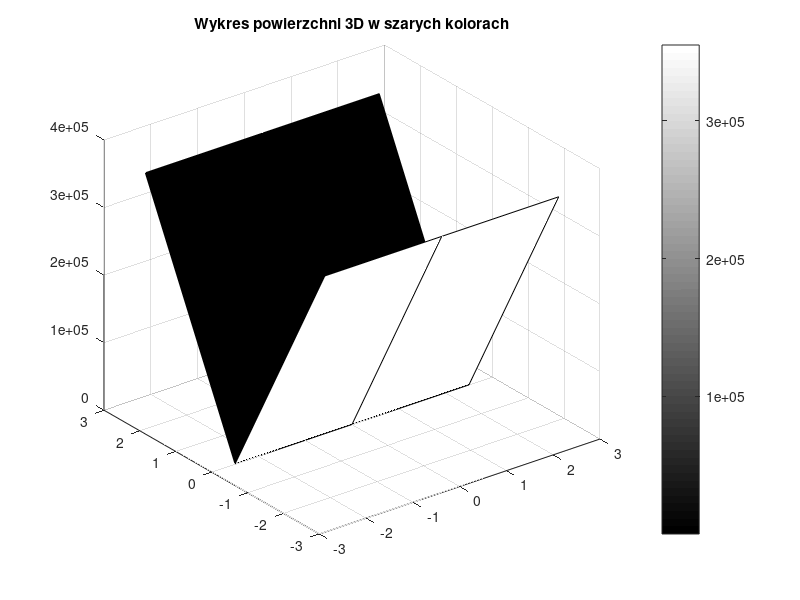
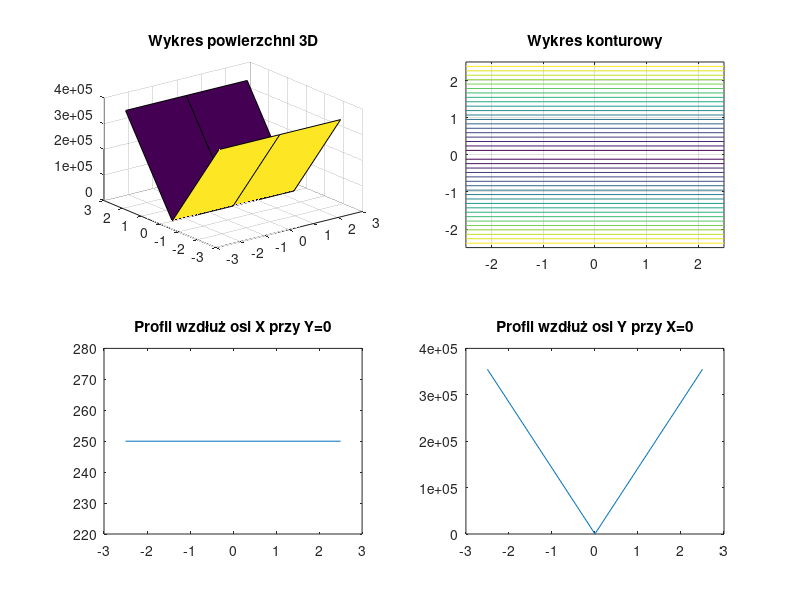

Reproduce these figures in MATLAB, in order.
clc; clearvars; close all;

f = input('Podaj wartość ogniskowej: ');
K = input('Podaj wartość stałej stożkowej: ');
a = input('Podaj wartość apertury: ');

t = input('Podaj wartość grubości: '); % Grubość
pixel_size = input('Podaj rozmiar piksela: ');

num_coeffs = input('Podaj ile współczynników asferyczności chcesz podać: ');

% Tablica współczynników
A = [];
F = [];
index = 1;

% skok x
c = 0.5 * pixel_size; % Modyfikacja skoku na podstawie rozmiaru piksela
a_eq = a / 2;

x = (-a_eq):c:(a_eq);
y = x;

[X,Y] = meshgrid(x);
R = 2 * f;

if num_coeffs == 0
    % Uwzględnienie grubości w równaniu
    F(:,:,1) = t * (Y.^2 / R + sqrt(R^2 - (K + 1) * Y.^2)); 
    F_sum = F;
else
    for i = 1:num_coeffs
        A(index) = input(['Podaj wartość A', num2str(2*i + 2), ': ']);
        % Uwzględnienie grubości w równaniu
        F(:,:,index) = t * (Y.^2 / R + sqrt(R^2 - (K + 1) * Y.^2)) + A(index) * (Y.^(2*i + 2));
        index = index + 1; 
    end
    F_sum = sum(F, 3);
end

% Zapis powierzchni 3D do pliku
figure;
surf(X, Y, F_sum)
colormap(gray);
colorbar; 
title('Wykres powierzchni 3D w szarych kolorach');
grid on;

% Tworzenie pozostałych wykresów poglądowych w osobnym okienku
figure;

% Wykres powierzchni 3D
subplot(2,2,1)
surf(X,Y,F_sum)
title('Wykres powierzchni 3D');
grid on;

% Wykres konuturowy
subplot(2,2,2)
contour(X,Y,F_sum,20)
title('Wykres konturowy');
grid on;

% Profil wzdłuż osi X (Y=0)
subplot(2,2,3)
plot(x, F_sum(x==0, :))
title('Profil wzdłuż osi X przy Y=0');

% Profil wzdłuż osi Y (X=0)
subplot(2,2,4)
plot(y, F_sum(:, y==0))
title('Profil wzdłuż osi Y przy X=0');
